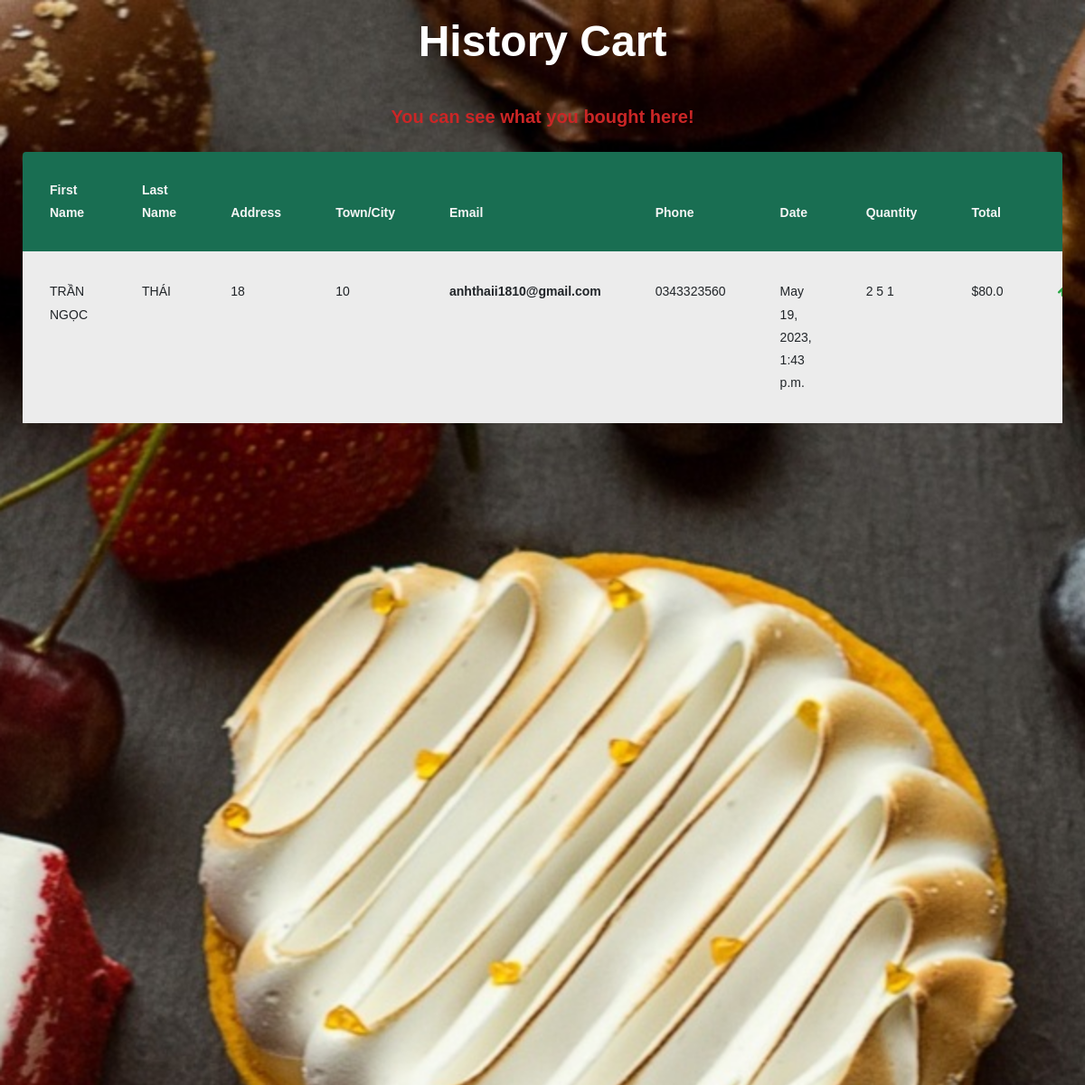
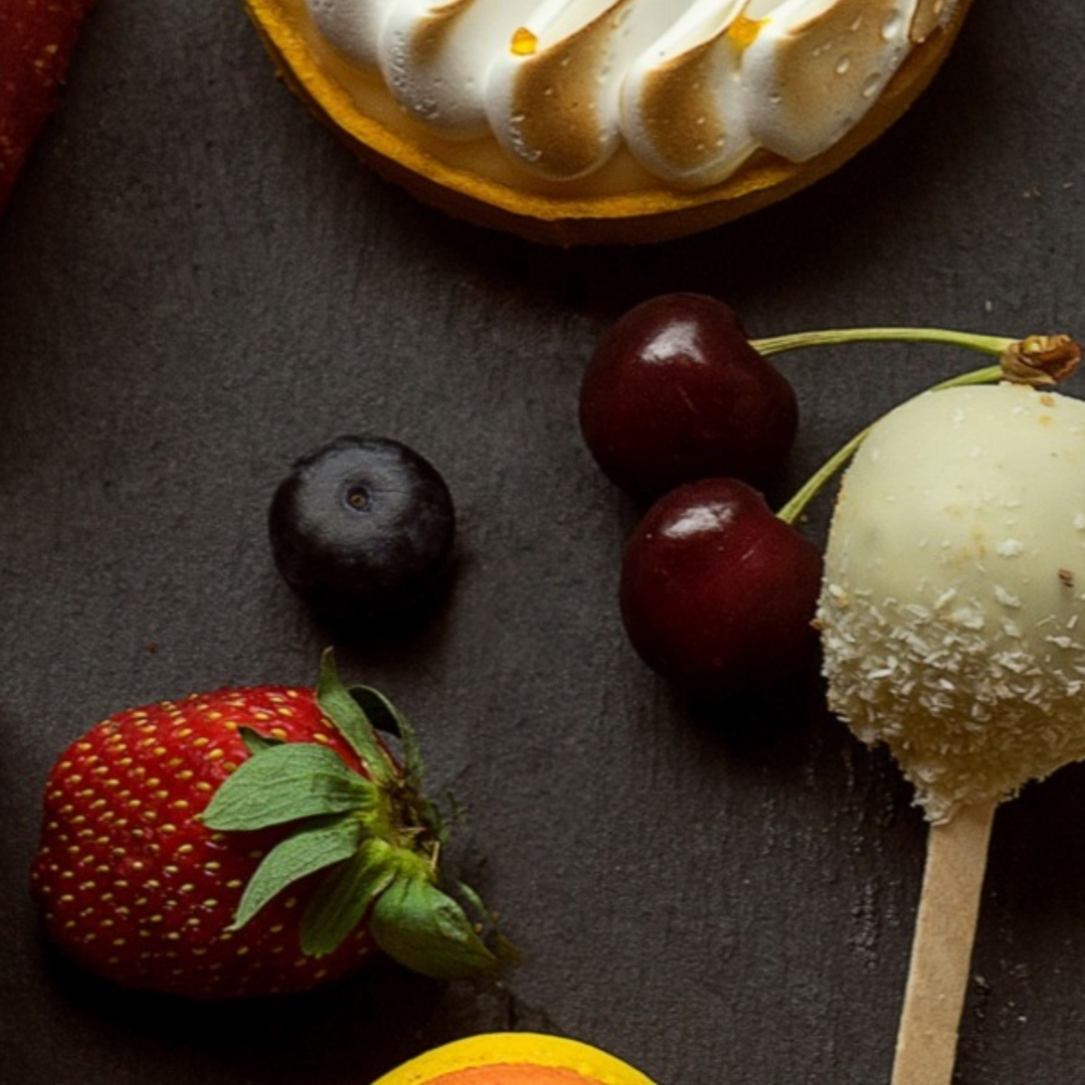
/history/ (signed in), run on the app's committed database (2 pictures, top to bottom).
### cakeshop/models.py (models this page shows, shortened)
class Bill(models.Model):
    user = models.ForeignKey(User, on_delete=models.CASCADE)
    email = models.EmailField()
    first_name = models.CharField(max_length=50)
    last_name = models.CharField(max_length=50)
    address = models.CharField(max_length=255)
    town_city = models.CharField(max_length=50)
    phone_number = models.CharField(max_length=12)
    add_information = models.TextField(max_length=500, null=True, blank=True)
    cake_list = models.JSONField()
    total_price = models.DecimalField(max_digits=10, decimal_places=2)
    date = models.DateTimeField(auto_now_add=True)

### cakeshop/views.py (the view)
# urls.py: path('history/', views.BillView.get_all_bill, name='purchase_history'),
    def get_all_bill(request):
        bill_list = Bill.objects.filter(user=request.user)
        bills = []
        for bill in bill_list:
            cake_list = json.loads(bill.cake_list)
            new_bill = {'id': bill.id, 'email': bill.email, 'phone_number': bill.phone_number,
                        'first_name': bill.first_name, 'last_name': bill.last_name,
                        'town_city': bill.town_city, 'address': bill.address,
                        'date': bill.date, 'note': bill.add_information,
                        'cake_list': cake_list, 'total': float(bill.total_price)}
            bills.append(new_bill)
        context = {'bills': bills}
        return render(request, 'cakeshop/purchase_history.html', context)

### cakeshop/templates/cakeshop/purchase_history.html (shortened to what this page needs)
<!doctype html>
<html lang="en">
{% load static %}
<head>
    <link rel="stylesheet" href="https://stackpath.bootstrapcdn.com/font-awesome/4.7.0/css/font-awesome.min.css">
    <link rel="stylesheet" href="{% static 'css/purchase_history.css' %}">
    <link rel="stylesheet" href="{% static 'css/purchase_history-costume.css' %}">
</head>
<body>
    <section class="ftco-section background__htrc" style="
        background-image: url(/static/img/slider_3.png);
        background-position: center !important;
        background-size: cover !important;
        background-repeat: no-repeat;
        width: 100%;
        height: 300vh;
        padding: 10px;">
        <div class="container-fluid">
            <div class="row justify-content-center">
                <div class="col-md-6 text-center mb-4">
                    <h2 class="heading-section">History Cart</h2>
                </div>
            </div>
            <div class="row">
                <div class="col-md-12">
                    <h3 class="h5 mb-4 text-center text-center-color">You can see what you bought here!</h3>
                    <div class="table-wrap">
                        <table class="table myaccordion table-hover" id="accordion">
                            <thead>
                                <tr>
                                    <th class="row_baground-cl">First Name</th>
                                    <th class="row_baground-cl">Last Name</th>
                                    <th class="row_baground-cl">Address</th>
                                    <th class="row_baground-cl">Town/City</th>
                                    <th class="row_baground-cl">Email</th>
                                    <th class="row_baground-cl">Phone</th>
                                    <th class="row_baground-cl">Date</th>
                                    <th class="row_baground-cl">Quantity</th>
                                    <th class="row_baground-cl">Total</th>
                                    <th class="row_baground-cl">&nbsp;</th>
                                </tr>
                            </thead>
                            <tbody>
                                {% for billItem in bills %}
                                <tr data-toggle="collapse" data-target="#collapseOne_{{ billItem.id }}" aria-expanded="true"
                                    aria-controls="collapseOne_{{ billItem.id }}">
                                    <td>{{billItem.first_name}}</td>
                                    <td>{{billItem.last_name}}</td>
                                    <td>{{billItem.address}}</td>
                                    <td>{{billItem.town_city}}</td>
                                    <th scope="row">{{billItem.email}}</th>
                                    <td>{{billItem.phone_number}}</td>
                                    <td>{{billItem.date}}</td>
                                    <td>
                                        {% for cake in billItem.cake_list %}
                                        {{ cake.quantity }}
                                        {% endfor %}
                                    </td>
                                    <td>${{ billItem.total }}</td>
                                    <td>
                                        <i class="fa" aria-hidden="true"></i>
                                    </td>
                                </tr>
                                {% endfor %}
                            </tbody>
                        </table>
                    </div>
                </div>
            </div>
        </div>
    </section>
</body>
</html>

### cakeshop/static/css/purchase_history-costume.css (style rules this page uses)
.table-wrap { border-radius: 4px; }
.heading-section { font-size: 48px !important; font-weight: 700; color: rgb(255, 255, 255); }
.text-center-color { color: rgb(202, 38, 38); font-weight: 600; }
.row_baground-cl { background-color: rgb(25, 110, 82) !important; color: whitesmoke !important; }

### data on the page
Bill: first_name "TRẦN NGỌC", last_name "THÁI", address "18", town_city "10", email "anhthaii1810@gmail.com", phone_number "0343323560", date "May 19, 2023, 1:43 p.m."

### other printed values
{{ cake.quantity }} "2" "5" "1"
{{ billItem.total }} "80.0"
